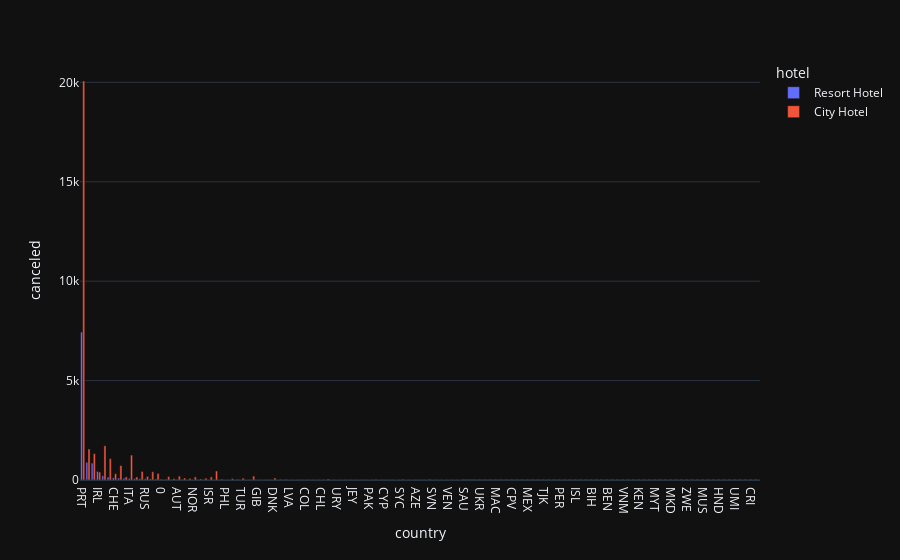

Notebook source saved alongside this figure:
### Code cell
#!pip install plotly
import folium
import plotly.express as px

px.bar(data_frame = country_guest, x = 'country', y = 'canceled', barmode = 'group', color= 'hotel',template = 'plotly_dark')

### Figure 1 — Plotly figure (JSON) as saved in the notebook; plotly's stock layout.template omitted (floating-point values rounded to 4 significant figures)
{"data": [{"alignmentgroup": "True", "hovertemplate": "hotel=Resort Hotel<br>country=%{x}<br>canceled=%{y}<extra></extra>", "legendgroup": "Resort Hotel", "marker": {"color": "#636efa", "pattern": {"shape": ""}}, "name": "Resort Hotel", "offsetgroup": "Resort Hotel", "orientation": "v", "showlegend": true, "textposition": "auto", "type": "bar", "x": ["PRT", "GBR", "ESP", "IRL", "FRA", "DEU", "CHE", "BRA", "CN", "ITA", "SWE", "USA", "RUS", "BEL", "NLD", 0, "POL", "MAR", "AUT", "ROU", "LUX", "NOR", "FIN", "AUS", "ISR", "CHN", "ARG", "PHL", "HUN", "ARE", "TUR", "GEO", "AGO", "GIB", "DZA", "ZAF", "DNK", "CZE", "IND", "LVA", "MDV", "EST", "COL", "SVK", "LBN", "CHL", "KOR", "MOZ", "URY", "AND", "HKG", "JEY", "BLR", "IDN", "PAK", "GRC", "HRV", "CYP", "NGA", "ALB", "SYC", "SEN", "LTU", "AZE", "TUN", "FJI", "SVN", "KAZ", "GGY", "VEN", "KWT", "BHR"], "xaxis": "x", "y": [7438, 891, 851, 432, 211, 146, 112, 101, 96, 80, 73, 72, 61, 59, 56, 43, 39, 36, 34, 32, 26, 23, 16, 15, 12, 9, 9, 9, 9, 8, 7, 7, 7, 6, 5, 5, 5, 4, 4, 4, 4, 4, 4, 3, 3, 3, 3, 3, 3, 3, 3, 3, 3, 2, 2, 2, 2, 2, 2, 1, 1, 1, 1, 1, 1, 1, 1, 1, 1, 1, 1, 1], "yaxis": "y"}, {"alignmentgroup": "True", "hovertemplate": "hotel=City Hotel<br>country=%{x}<br>canceled=%{y}<extra></extra>", "legendgroup": "City Hotel", "marker": {"color": "#EF553B", "pattern": {"shape": ""}}, "name": "City Hotel", "offsetgroup": "City Hotel", "orientation": "v", "showlegend": true, "textposition": "auto", "type": "bar", "x": ["PRT", "FRA", "GBR", "ESP", "ITA", "DEU", "BRA", "CHN", "USA", "BEL", "IRL", "NLD", "CHE", "AGO", "AUT", "RUS", "POL", "CN", "NOR", "ISR", "SWE", "DNK", "ROU", "TUR", "AUS", "LUX", "MAR", "HUN", "FIN", "KOR", "ARG", "ARE", "SAU", "CZE", "GRC", "IND", "JPN", "ZAF", "HKG", "HRV", "IRN", "IDN", "SVK", "UKR", "NGA", "COL", "THA", "TUN", "MOZ", "SGP", "DZA", "PHL", "MAC", "SVN", "TWN", 0, "EST", "CHL", "BGR", "CPV", "VEN", "QAT", "EGY", "MEX", "CYP", "BGD", "AZE", "DOM", "TJK", "GEO", "ECU", "SEN", "PAK", "NZL", "BLR", "LTU", "LBN", "URY", "PER", "JEY", "MLT", "KWT", "GIB", "LVA", "MDV", "FRO", "ISL", "OMN", "KAZ", "MYS", "BIH", "JOR", "TZA", "BEN", "BHR", "SRB", "GLP", "VNM", "GHA", "ARM", "KEN", "IMN", "MNE", "MYT", "CIV", "PRI", "MKD", "GAB", "UZB", "AND", "GGY", "ZWE", "KHM", "MCO", "MUS", "VGB", "TMP", "HND", "GNB", "ETH", "ALB", "UMI", "NIC", "ZMB", "CRI", "LIE"], "xaxis": "x", "y": [20068, 1722, 1561, 1326, 1253, 1072, 729, 453, 429, 415, 400, 331, 316, 198, 196, 178, 176, 158, 158, 157, 154, 104, 102, 95, 92, 83, 73, 68, 53, 52, 45, 35, 33, 33, 33, 31, 28, 26, 23, 23, 23, 22, 21, 20, 19, 19, 18, 18, 16, 16, 16, 16, 15, 14, 14, 14, 14, 13, 12, 12, 11, 11, 11, 10, 9, 9, 8, 8, 8, 8, 8, 7, 7, 6, 6, 6, 6, 6, 6, 5, 5, 5, 5, 5, 5, 4, 4, 4, 4, 3, 3, 3, 3, 3, 3, 3, 2, 2, 2, 2, 2, 2, 2, 2, 2, 2, 2, 2, 2, 2, 2, 2, 2, 1, 1, 1, 1, 1, 1, 1, 1, 1, 1, 1, 1, 1], "yaxis": "y"}], "layout": {"barmode": "group", "legend": {"title": {"text": "hotel"}, "tracegroupgap": 0}, "margin": {"t": 60}, "xaxis": {"anchor": "y", "domain": [0, 1], "title": {"text": "country"}}, "yaxis": {"anchor": "x", "domain": [0, 1], "title": {"text": "canceled"}}}}
